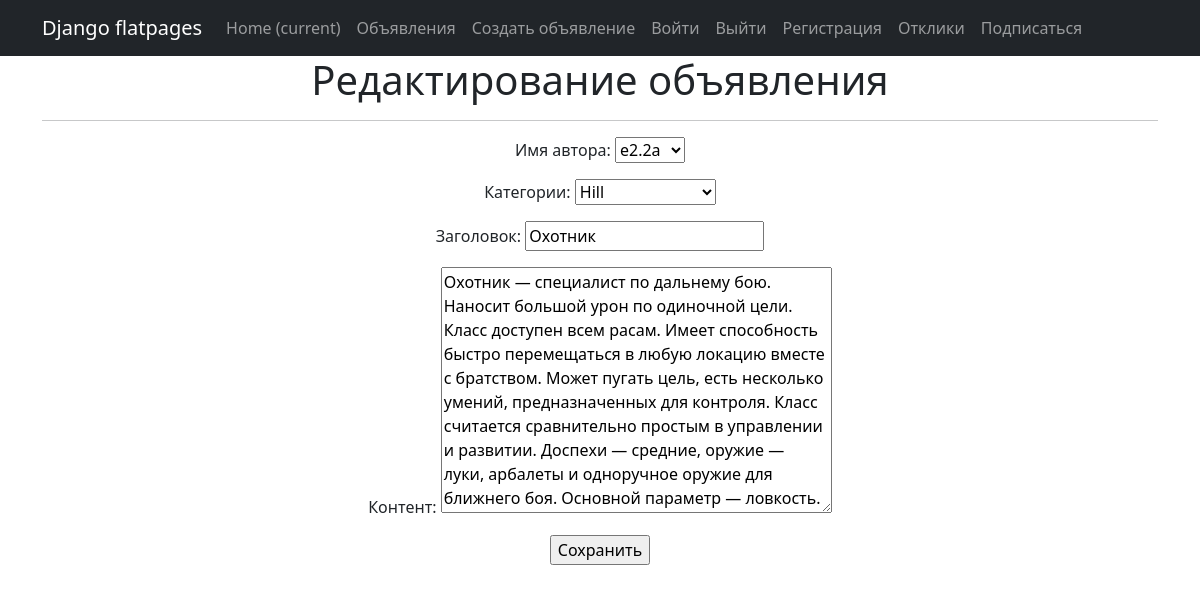
The page /7/update/ (signed in) on the database its author committed.
### project/models.py (models this page shows, shortened)
class Notice(models.Model):
    author_name = models.ForeignKey(User, on_delete=models.CASCADE, verbose_name='Имя автора')  # связь «один ко многим» с моделью Author
    datetime_notice = models.DateTimeField(auto_now_add=True, verbose_name='Дата и время поста')  # автоматически добавляемая дата и время создания;
    category_notice = models.ForeignKey(Category, on_delete=models.CASCADE, verbose_name='Категории')  # связь «многие ко многим» с моделью Category (с дополнительной моделью PostCategory);
    header = models.CharField(max_length=255, verbose_name='Заголовок') #  заголовок статьи/новости
    content = RichTextUploadingField(blank=True, null=True, verbose_name='Контент')

### project/views.py (the view)
# urls.py: path('<int:pk>/update/', NoticeUpdate.as_view(), name='notice_update'),
class NoticeUpdate(PermissionRequiredMixin, UpdateView):
    form_class = NoticeForm
    model = Notice
    template_name = 'notice_edit.html'
    permission_required = 'project.change_notice'  # добавление права изменение содержание объекта
    success_url = reverse_lazy('start_page')

### project/forms.py
class NoticeForm(forms.ModelForm):
    class Meta:
        model = Notice
        fields = [
            'author_name',
            'category_notice',
            'header',
            'content',
        ]

### project/models.py (called while the page is built)
    def __str__(self):
        return f'{self.name_category}'

### templates/notice_edit.html (shortened to what this page needs)
{% extends 'flatpages/default.html' %}
{% block content %}
<h1>Редактирование объявления</h1>
<hr>
<form action="" method="post">
    {{ form.as_p }}
    <input type="submit" value="Сохранить" />
</form>
{% endblock content %}

### rows shown on the page
Notice: author_name "e2.2a", category_notice "Hill", header "Охотник", content "Охотник — специалист по дальнему бою. Наносит большой урон по одиночной цели. Класс доступен всем расам. Имеет способность быстро перемещаться в любую локацию вместе с братством. Может пугать цель, есть несколько умений, предназначенных для контроля. Класс считается сравнительно простым в управлении и развитии. Доспехи — средние, оружие — луки, арбалеты и одноручное оружие для ближнего боя. Основной параметр — ловкость."
